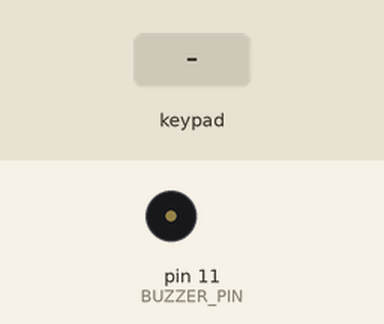
A sketch run on a simulated Arduino Uno, built with avr-gcc and run on an emulated ATmega328P. On the bench: buzzer (waves = sounding, pin HIGH). Wiring (inferred from the names in the program): 4×4 keypad with keys 1 2 3 A 4 5 6 B 7 8 9 C * 0 # D: rows pin 9, pin 8, pin 7, pin 6; columns pin 5, pin 4, pin 3, pin 2. Inputs (shaded band) come from the test bench. Pins used as bus, display or sensor lines are not drawn.

Above: at 1.3 s.
1.4 s: keypad keys A B C * pressed 0.4 s apart
At 2.99 s:
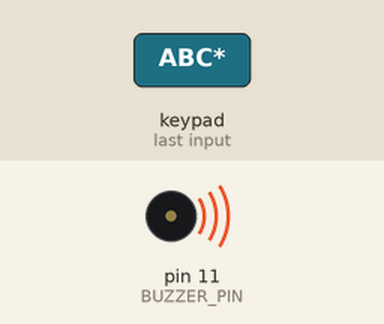
5.0 s: key '*' pressed
Timing chart, 0 to 8.6 s (numbered marks = the images above; inputs shaded):
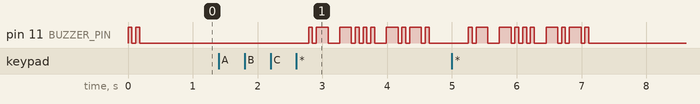

The sketch:

Morse_Code_Encoder.ino
```cpp
/*
 * Morse Code Encoder — Arduino Uno / Nano
 *
 * Hardware:
 *   - 4x4 matrix keypad (rows → D9–D6, cols → D5–D2)
 *   - Active buzzer or piezo speaker → D11 (via 100 Ω resistor if needed)
 *
 * Morse timing (ITU-R M.1677-1):
 *   Dot  = 1 unit
 *   Dash = 3 units
 *   Gap within character = 1 unit
 *   Gap between characters = 3 units
 *   Gap between words      = 7 units
 *
 *   unit (ms) = 1200 / WPM   (PARIS standard word length)
 *
 * Keypad layout (typical 4x4):
 *   [ 1 ] [ 2 ] [ 3 ] [ A ]
 *   [ 4 ] [ 5 ] [ 6 ] [ B ]
 *   [ 7 ] [ 8 ] [ 9 ] [ C ]
 *   [ * ] [ 0 ] [ # ] [ D ]
 *
 * Input model:
 *   0–9, A–D  → direct characters
 *   2–9       → also support phone-style letter cycling (ABC on 2, DEF on 3, …)
 *   *         → transmit buffered text as Morse
 *   #         → backspace one character
 *   Hold #    → clear entire buffer
 */

// ─── Pin assignments ───────────────────────────────────────────────────────────
const uint8_t ROW_PINS[4] = {9, 8, 7, 6};
const uint8_t COL_PINS[4] = {5, 4, 3, 2};
const uint8_t BUZZER_PIN  = 11;

// ─── Morse speed ───────────────────────────────────────────────────────────────
uint8_t morseWpm = 20;  // Words per minute (adjustable at compile time)

// ─── Keypad map (row-major) ──────────────────────────────────────────────────
const char KEY_MAP[4][4] = {
  {'1', '2', '3', 'A'},
  {'4', '5', '6', 'B'},
  {'7', '8', '9', 'C'},
  {'*', '0', '#', 'D'}
};

// ─── Letter groups for phone-style multi-tap on numeric keys ───────────────────
const char* const PHONE_LETTERS[10] = {
  " ",     // 0 — space on multi-tap cycle
  ".,?",   // 1 — punctuation cycle
  "ABC",   // 2
  "DEF",   // 3
  "GHI",   // 4
  "JKL",   // 5
  "MNO",   // 6
  "PQRS",  // 7
  "TUV",   // 8
  "WXYZ"   // 9
};

// ─── Input buffer ──────────────────────────────────────────────────────────────
const uint8_t MAX_MESSAGE_LEN = 64;
char messageBuffer[MAX_MESSAGE_LEN + 1];
uint8_t bufferLength = 0;

// ─── Multi-tap state ───────────────────────────────────────────────────────────
char   lastTapKey      = '\0';
uint8_t lastTapIndex    = 0;
unsigned long lastTapMs = 0;
const unsigned long MULTI_TAP_TIMEOUT_MS = 800;

// ─── Debounce / hold timing ────────────────────────────────────────────────────
const unsigned long DEBOUNCE_MS    = 30;
const unsigned long HOLD_CLEAR_MS  = 1200;

// ─── Morse lookup table (ASCII → pattern; '.' = dot, '-' = dash) ─────────────
struct MorseSymbol {
  char character;
  const char* pattern;
};

const MorseSymbol MORSE_TABLE[] = {
  {'A', ".-"},     {'B', "-..."},   {'C', "-.-."},   {'D', "-.."},
  {'E', "."},      {'F', "..-."},   {'G', "--."},    {'H', "...."},
  {'I', ".."},     {'J', ".---"},   {'K', "-.-"},    {'L', ".-.."},
  {'M', "--"},     {'N', "-."},     {'O', "---"},    {'P', ".--."},
  {'Q', "--.-"},   {'R', ".-."},    {'S', "..."},    {'T', "-"},
  {'U', "..-"},    {'V', "...-"},   {'W', ".--"},    {'X', "-..-"},
  {'Y', "-.--"},   {'Z', "--.."},
  {'0', "-----"},  {'1', ".----"},  {'2', "..---"},  {'3', "...--"},
  {'4', "....-"},  {'5', "....."},  {'6', "-...."},  {'7', "--..."},
  {'8', "---.."},  {'9', "----."},
  {'.', ".-.-.-"}, {',', "--..--"}, {'?', "..--.."}, {'-', "-....-"},
  {'/', "-..-."},  {'(', "-.--."},  {')', "-.--.-"}, {' ', " "}
};

const uint8_t MORSE_TABLE_SIZE = sizeof(MORSE_TABLE) / sizeof(MORSE_TABLE[0]);

// ─── Timing helpers ────────────────────────────────────────────────────────────
inline unsigned long dotDurationMs() {
  return 1200UL / morseWpm;
}

inline unsigned long dashDurationMs() {
  return dotDurationMs() * 3UL;
}

inline unsigned long intraCharGapMs() {
  return dotDurationMs();
}

inline unsigned long letterGapMs() {
  return dotDurationMs() * 3UL;
}

inline unsigned long wordGapMs() {
  return dotDurationMs() * 7UL;
}

// ─── Keypad initialization ─────────────────────────────────────────────────────
void initKeypad() {
  for (uint8_t r = 0; r < 4; r++) {
    pinMode(ROW_PINS[r], OUTPUT);
    digitalWrite(ROW_PINS[r], HIGH);  // idle: rows inactive (HIGH)
  }
  for (uint8_t c = 0; c < 4; c++) {
    pinMode(COL_PINS[c], INPUT_PULLUP);
  }
}

/*
 * scanKeypad()
 * Efficient row-column scan:
 *   1. Drive one row LOW at a time.
 *   2. Read all columns; a LOW column means key press at (row, col).
 *   3. Restore row HIGH before next row.
 * Returns '\0' if no key is pressed.
 */
char scanKeypad() {
  for (uint8_t r = 0; r < 4; r++) {
    digitalWrite(ROW_PINS[r], LOW);

    for (uint8_t c = 0; c < 4; c++) {
      if (digitalRead(COL_PINS[c]) == LOW) {
        digitalWrite(ROW_PINS[r], HIGH);
        return KEY_MAP[r][c];
      }
    }

    digitalWrite(ROW_PINS[r], HIGH);
  }
  return '\0';
}

/*
 * waitForKeyRelease()
 * Blocks until the currently pressed key is released, with debounce.
 */
void waitForKeyRelease() {
  delay(DEBOUNCE_MS);
  while (scanKeypad() != '\0') {
    delay(5);
  }
  delay(DEBOUNCE_MS);
}

// ─── Buffer management ─────────────────────────────────────────────────────────
void appendToBuffer(char c) {
  if (bufferLength >= MAX_MESSAGE_LEN) {
    return;
  }
  messageBuffer[bufferLength++] = c;
  messageBuffer[bufferLength] = '\0';
}

void backspaceBuffer() {
  if (bufferLength > 0) {
    bufferLength--;
    messageBuffer[bufferLength] = '\0';
  }
}

void clearBuffer() {
  bufferLength = 0;
  messageBuffer[0] = '\0';
}

// ─── Multi-tap letter entry (2–9 and 0/1) ─────────────────────────────────────
char resolveMultiTap(char key) {
  if (key < '0' || key > '9') {
    return key;  // Not a numeric key — use as-is (A–D, etc.)
  }

  unsigned long now = millis();
  const char* group = PHONE_LETTERS[key - '0'];
  uint8_t groupLen = strlen(group);

  // First press or timeout → start new cycle
  if (key != lastTapKey || (now - lastTapMs) > MULTI_TAP_TIMEOUT_MS) {
    lastTapKey = key;
    lastTapIndex = 0;
  } else {
    lastTapIndex = (lastTapIndex + 1) % groupLen;
  }

  lastTapMs = now;
  return group[lastTapIndex];
}

void finalizeMultiTapIfPending() {
  if (lastTapKey != '\0' && (millis() - lastTapMs) > MULTI_TAP_TIMEOUT_MS) {
    lastTapKey = '\0';
    lastTapIndex = 0;
  }
}

// ─── Morse output ──────────────────────────────────────────────────────────────
void toneOn() {
  digitalWrite(BUZZER_PIN, HIGH);
}

void toneOff() {
  digitalWrite(BUZZER_PIN, LOW);
}

void playDot() {
  toneOn();
  delay(dotDurationMs());
  toneOff();
}

void playDash() {
  toneOn();
  delay(dashDurationMs());
  toneOff();
}

void playGap(unsigned long durationMs) {
  delay(durationMs);
}

/*
 * lookupMorsePattern()
 * Returns Morse pattern string for a character, or nullptr if unsupported.
 */
const char* lookupMorsePattern(char c) {
  if (c >= 'a' && c <= 'z') {
    c = c - 'a' + 'A';
  }

  for (uint8_t i = 0; i < MORSE_TABLE_SIZE; i++) {
    if (MORSE_TABLE[i].character == c) {
      return MORSE_TABLE[i].pattern;
    }
  }
  return nullptr;
}

/*
 * playMorseCharacter()
 * Plays one character using ITU element and intra-character spacing.
 */
void playMorseCharacter(char c) {
  const char* pattern = lookupMorsePattern(c);
  if (pattern == nullptr) {
    return;
  }

  if (pattern[0] == ' ' && pattern[1] == '\0') {
    return;  // Space handled at word level
  }

  for (uint8_t i = 0; pattern[i] != '\0'; i++) {
    if (pattern[i] == '.') {
      playDot();
    } else if (pattern[i] == '-') {
      playDash();
    }

    // Gap between elements within the same character (not after last element)
    if (pattern[i + 1] != '\0') {
      playGap(intraCharGapMs());
    }
  }
}

/*
 * transmitMessage()
 * Encodes and plays the full buffered message with correct letter/word spacing.
 */
void transmitMessage() {
  if (bufferLength == 0) {
    return;
  }

  for (uint8_t i = 0; i < bufferLength; i++) {
    char c = messageBuffer[i];

    if (c == ' ') {
      playGap(wordGapMs());
      continue;
    }

    playMorseCharacter(c);

    // Inter-character gap (skip after last character or before a space)
    if (i + 1 < bufferLength && messageBuffer[i + 1] != ' ') {
      playGap(letterGapMs());
    }
  }

  // Brief end-of-transmission silence
  playGap(wordGapMs());
}

// ─── Startup feedback ──────────────────────────────────────────────────────────
void playReadyBeeps() {
  playDot();
  playGap(intraCharGapMs());
  playDot();
}

// ─── Key handling ──────────────────────────────────────────────────────────────
void handleKeyPress(char key, unsigned long holdDurationMs) {
  if (key == '*') {
    // Transmit buffered text
    transmitMessage();
    return;
  }

  if (key == '#') {
    if (holdDurationMs >= HOLD_CLEAR_MS) {
      clearBuffer();
    } else {
      backspaceBuffer();
    }
    return;
  }

  // Numeric keys: multi-tap letters; A–D and direct digits still work
  char resolved = resolveMultiTap(key);
  appendToBuffer(resolved);
}

/*
 * readKeyWithHold()
 * Waits for a key, measures hold time, debounces, and waits for release.
 */
bool readKeyWithHold(char& keyOut, unsigned long& holdMsOut) {
  // Wait for initial press
  char key = '\0';
  while ((key = scanKeypad()) == '\0') {
    finalizeMultiTapIfPending();
    delay(5);
  }

  unsigned long pressStart = millis();

  // Measure hold duration until release
  while (scanKeypad() != '\0') {
    delay(5);
  }

  holdMsOut = millis() - pressStart;
  keyOut = key;

  delay(DEBOUNCE_MS);
  return true;
}

// ─── Arduino setup / loop ──────────────────────────────────────────────────────
void setup() {
  pinMode(BUZZER_PIN, OUTPUT);
  toneOff();

  initKeypad();
  clearBuffer();

  playReadyBeeps();  // Audible "ready" indicator
}

void loop() {
  char key;
  unsigned long holdMs;

  if (readKeyWithHold(key, holdMs)) {
    handleKeyPress(key, holdMs);
  }
}
```
